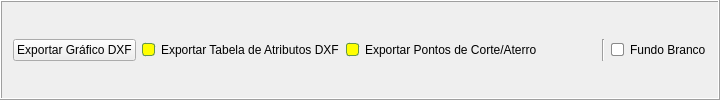
       <widget class="QFrame" name="frame_9">
        <property name="frameShape">
         <enum>QFrame::Shape::Box</enum>
        </property>
        <property name="frameShadow">
         <enum>QFrame::Shadow::Raised</enum>
        </property>
        <layout class="QGridLayout" name="gridLayout_16">
         <item row="0" column="0">
          <widget class="QPushButton" name="pushButtonExportarDXF">
           <property name="styleSheet">
            <string notr="true">QPushButton {
    /* Mantém o estilo original do botão */
    transition: all 0.2s ease; /* Suaviza todas as transições de estado */
}

QPushButton:hover {
    background-color: qlineargradient(spread:pad, x1:0, y1:0, x2:0, y2:1, stop:0 #ffccff, stop:1 #ff99ff); /* Gradiente suave em tons de magenta claro */
    border: 1px solid #ff66ff; /* Borda magenta mais escura */
    border-radius: 4px; /* Cantos arredondados */
    box-shadow: 0px 4px 8px rgba(255, 0, 255, 0.8); /* Sombra magenta brilhante e levemente deslocada para dar profundidade */
}

QPushButton:pressed {
    background-color: qlineargradient(spread:pad, x1:0, y1:0, x2:0, y2:1, stop:0 #ff99ff, stop:1 #ff66ff); /* Gradiente mais escuro para efeito pressionado */
    border: 1px solid #cc00cc; /* Borda magenta ainda mais escura */
    box-shadow: inset 0px 4px 8px rgba(255, 0, 255, 0.8); /* Sombra interna para dar a impressão de que o botão foi pressionado */
    transform: scale(0.98); /* Leve redução no tamanho para simular o pressionar */
}
</string>
           </property>
           <property name="text">
            <string>Exportar Gráfico DXF</string>
           </property>
          </widget>
         </item>
         <item row="0" column="1">
          <widget class="QCheckBox" name="checkBoxTabela">
           <property name="styleSheet">
            <string notr="true">QCheckBox::indicator {
    width: 11px;  /* Aumentei um pouco o tamanho para melhor visualização */
    height: 11px;
    border-radius: 2px; /* Cantos ligeiramente arredondados */
    background-color: #ffffff; /* Cor de fundo padrão */
    border: 1px solid #8a8a8a; /* Borda padrão */
    transition: all 0.2s ease; /* Suaviza as transições */
}

QCheckBox::indicator:hover {
    background-color: #ffffd5; /* Amarelo suave ao passar o mouse */
    border: 1px solid #8a8a8a; /* Borda padrão ao passar o mouse */
    border-radius: 2px; /* Mantém os cantos arredondados */
}

QCheckBox::indicator:checked {
    width: 11px;  /* Aumentei um pouco o tamanho para melhor visualização */
    height: 11px;
    background-color: #ffff00; /* Amarelo mais forte ao ser clicado */
    border: 1px solid #65964b; /* Borda verde escura ao ser clicado */
    border-radius: 3px; /* Mantém os cantos arredondados */
    box-shadow: inset 0px 4px 8px rgba(255, 0, 0, 0.5); /* Sombra interna para efeito 3D */
}</string>
           </property>
           <property name="text">
            <string>Exportar Tabela de Atributos DXF</string>
           </property>
           <property name="checked">
            <bool>true</bool>
           </property>
          </widget>
         </item>
         <item row="0" column="2">
          <widget class="QCheckBox" name="checkBoxCorteAterro">
           <property name="styleSheet">
            <string notr="true">QCheckBox::indicator {
    width: 11px;  /* Aumentei um pouco o tamanho para melhor visualização */
    height: 11px;
    border-radius: 2px; /* Cantos ligeiramente arredondados */
    background-color: #ffffff; /* Cor de fundo padrão */
    border: 1px solid #8a8a8a; /* Borda padrão */
    transition: all 0.2s ease; /* Suaviza as transições */
}

QCheckBox::indicator:hover {
    background-color: #ffffd5; /* Amarelo suave ao passar o mouse */
    border: 1px solid #8a8a8a; /* Borda padrão ao passar o mouse */
    border-radius: 2px; /* Mantém os cantos arredondados */
}

QCheckBox::indicator:checked {
    width: 11px;  /* Aumentei um pouco o tamanho para melhor visualização */
    height: 11px;
    background-color: #ffff00; /* Amarelo mais forte ao ser clicado */
    border: 1px solid #65964b; /* Borda verde escura ao ser clicado */
    border-radius: 3px; /* Mantém os cantos arredondados */
    box-shadow: inset 0px 4px 8px rgba(255, 0, 0, 0.5); /* Sombra interna para efeito 3D */
}</string>
           </property>
           <property name="text">
            <string>Exportar Pontos de Corte/Aterro</string>
           </property>
           <property name="checked">
            <bool>true</bool>
           </property>
           <property name="tristate">
            <bool>false</bool>
           </property>
          </widget>
         </item>
         <item row="0" column="5">
          <widget class="QCheckBox" name="checkBoxFundo">
           <property name="minimumSize">
            <size>
             <width>0</width>
             <height>0</height>
            </size>
           </property>
           <property name="maximumSize">
            <size>
             <width>500</width>
             <height>16777215</height>
            </size>
           </property>
           <property name="toolTip">
            <string>&lt;html&gt;&lt;head/&gt;&lt;body&gt;&lt;p&gt;Alterne entre Branco e Preto&lt;/p&gt;&lt;/body&gt;&lt;/html&gt;</string>
           </property>
           <property name="styleSheet">
            <string notr="true">QCheckBox::indicator {
    width: 11px;  /* Aumentei um pouco o tamanho para melhor visualização */
    height: 11px;
    border-radius: 2px; /* Cantos ligeiramente arredondados */
    background-color: #ffffff; /* Cor de fundo padrão */
    border: 1px solid #8a8a8a; /* Borda padrão */
    transition: all 0.2s ease; /* Suaviza as transições */
}

QCheckBox::indicator:hover {
    background-color: #7eafff; /* Azul suave ao passar o mouse */
    border: 1px solid #8a8a8a; /* Borda padrão ao passar o mouse */
    border-radius: 2px; /* Mantém os cantos arredondados */
}

QCheckBox::indicator:checked {
    width: 11px;  /* Aumenta um pouco o tamanho para melhor visualização */
    height: 11px;
    background-color: #0000ff; /* Azul mais forte ao ser clicado */
    border: 1px solid #00007f; /* Borda Azul escura ao ser clicado */
    border-radius: 3px; /* Mantém os cantos arredondados */
    box-shadow: inset 0px 4px 8px rgba(255, 0, 0, 0.5); /* Sombra interna para efeito 3D */
}
</string>
           </property>
           <property name="text">
            <string>Fundo Branco</string>
           </property>
          </widget>
         </item>
         <item row="0" column="4">
          <widget class="Line" name="line">
           <property name="orientation">
            <enum>Qt::Orientation::Vertical</enum>
           </property>
          </widget>
         </item>
         <item row="0" column="3">
          <spacer name="horizontalSpacer_2">
           <property name="orientation">
            <enum>Qt::Orientation::Horizontal</enum>
           </property>
           <property name="sizeHint" stdset="0">
            <size>
             <width>58</width>
             <height>21</height>
            </size>
           </property>
          </spacer>
         </item>
        </layout>
       </widget>
